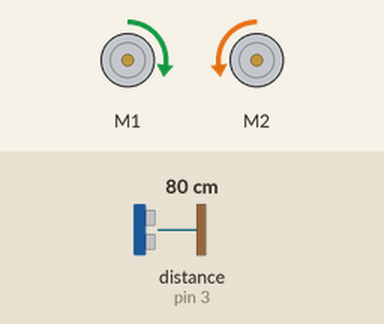
This sketch was run on a simulated Arduino Uno, built with avr-gcc and run on an emulated ATmega328P. Parts: 2 × DC motor (green arrow = forward, orange = backward, longer = faster). The inputs (shaded band) are chosen by the test bench; at power-on: distance to the obstacle (sensor on pin 3) 80 cm.

Above: at 1.2 s.
1.3 s: distance to the obstacle (sensor on pin 3) set to 38 cm
2.8 s: distance to the obstacle (sensor on pin 3) set to 31 cm
At 4.0 s:
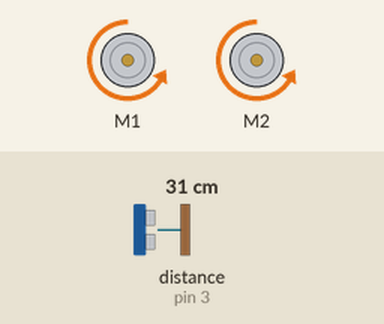
5.8 s: distance to the obstacle (sensor on pin 3) set to 35 cm
At 5.99 s:
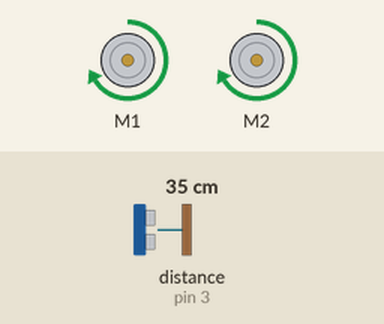
Timing chart, 0 to 8.8 s (numbered marks = the images above; inputs shaded):
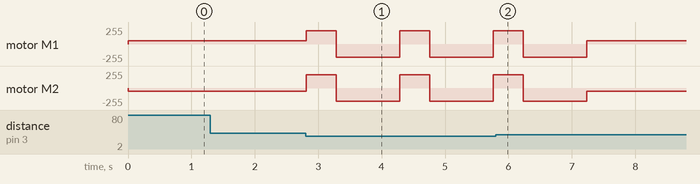

The sketch:

Makeblock_tank.ino
```cpp
#include <Makeblock.h>
#include <SoftwareSerial.h>
#include <Wire.h>

MeUltrasonicSensor ultraSensor3(PORT_3);
MeDCMotor dcMotor1_m(M1);
MeDCMotor dcMotor2_m(M2);

void setup()
{
  Serial.begin(9600);
}

void loop()
{
  double dist = ultraSensor3.distanceCm();
  if ( dist < 35 )
  {
    dcMotor1_m.run(200);
    dcMotor2_m.run(200); //makes turn left - make both negative to turn right
    delay(470);
    dist = ultraSensor3.distanceCm();
    if ( dist < 45 )
  {
    dcMotor1_m.run(-200);
    dcMotor2_m.run(-200);
    delay( 1000 );

    }
    }
  else
  {
    dcMotor1_m.run(50);
    dcMotor2_m.run(-50); //makes go forward
    delay(100);
  }

  }

  //stop ultra-sensor when starts 180
```

Measured:
- the behaviour switches between 35 and 34 cm on distance to the obstacle (sensor on pin 3) (found by bisection; images 0 and 1)
- after the input at 1.3 s, every drawn part: stays the same
- after the input at 2.8 s, motor M1, motor M2: alternates forward 200/255 for 0.47 s and backward 200/255 for 1.0 s, starting at once
